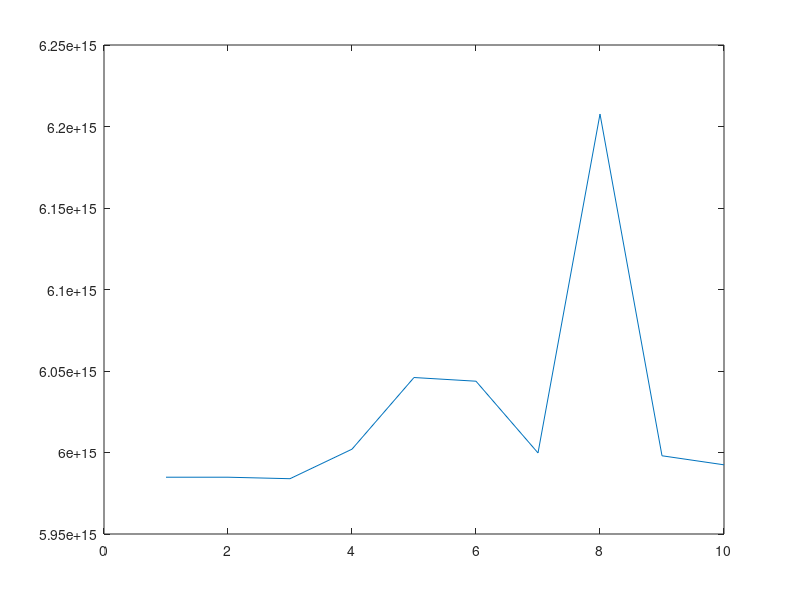

Here is the MATLAB script that generated this plot:
rho=1.225; %air density
c=343; %speed in air
Zair=0; %air impedance %per ora 0
a0=0.01;
m=4;
L=0.4;
fmax=2000;

f=1:10:fmax; %frequency range
omega=2*pi*f;
k=omega/c;
b=sqrt(k.^2-m^2);
theta=atan(m./b);

%cross sections
S1=pi*a0^2;
S2=pi*(a0*exp(L*m))^2;

%exponential horn
numEXP=Zair*cos(b.*L+theta)+1i*(rho*c/S2)*sin(b.*L);
denEXP=1i*Zair*sin(b.*L)+rho*c./(S2*cos(b.*L-theta));
ZinEXP=(rho*c/S1)*numEXP./denEXP;
%plot(f, db(abs(ZinEXP)))

%1 conical horn
%x2=(exp(m*L)*L)/(exp(m*L)-1);
%x1=x2-L;
%theta1=atan(k*x1);
%theta2=atan(k*x2);
%numCON=1i*Zair*(sin(k*L-theta2)/sin(theta2))+(rho*c/S2)*sin(k*L);
%denCON=Zair*(sin(k*L+theta1-theta2)./(sin(theta1).*sin(theta2)))-(1i*rho*c/S2).*(sin(k*L+theta1)./sin(theta1));
%ZinCON=numCON./denCON;
%plot(f,db(abs(ZinCON)))

%recursive attempt
n=1:10;
delta=L./n;
ZL=0;
Zin=0;

%empty arrays for errors
e1=zeros(1,length(n));
e2=zeros(1,length(n));

for i=1:length(n)
    for j=1:i
        %parameters
        %index=i+1-j;
        if j==1
            ZL=Zair;
            x2=(exp(m*L))*L/(exp(m*L)-1);
            x1=x2-delta(i);
        else
            %x2=(exp(m*(L-(j-1)*delta(i))))*(L-(j-1)*delta(i))/(exp(m*(L-(j-1)*delta(i)))-1);
            x2=x1;
            x1=x2-(j-1)*delta(i);
        end
        S1=pi*(max([a0, a0*exp(x1*m)]))^2;
        S2=pi*(max([a0, a0*exp(x2*m)]))^2;
        theta1=atan(k*x1);
        theta2=atan(k*x2);
        %impedance
        Zin=(rho*c./S1).*(1i*ZL.*(sin(k.*delta(i)-theta2)./sin(theta2))+(rho*c/S2)*sin(k.*delta(i)))./(ZL.*(sin(k*delta(i)+theta1-theta2)./(sin(theta1).*sin(theta2)))-(1i*rho*c/S2).*(sin(k*delta(i)+theta1)./sin(theta1)));
        ZL=Zin;
        %fprintf('%f \n', S2,S1)
    end
    e1Temp=0;
    e2Temp=0;
    for h=1:(length(f)-1)
       e1Temp=e1Temp+(abs(Zin(h)-ZinEXP(h)))^2;
    end    
    %calculate errors e1 and e2 for given number of subdivisions
    e1(i)=e1Temp/(fmax-1);
    %e2=...;
end

plot(n, e1)
